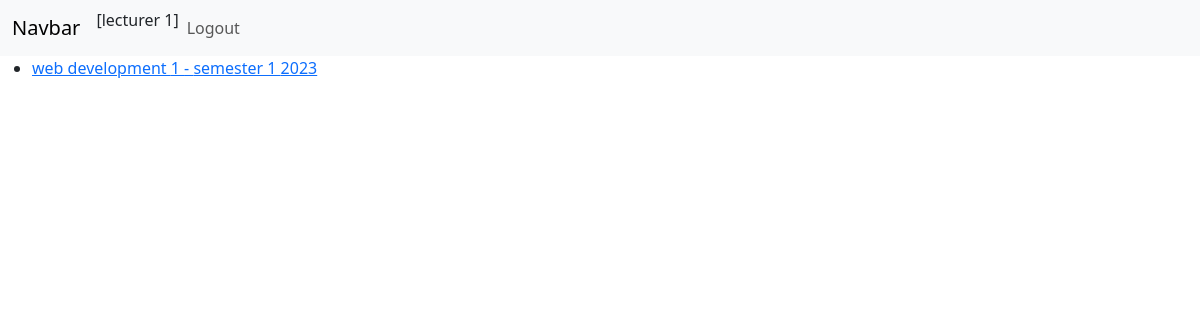
Before: /lecturers/classes (signed in) with the older database file.
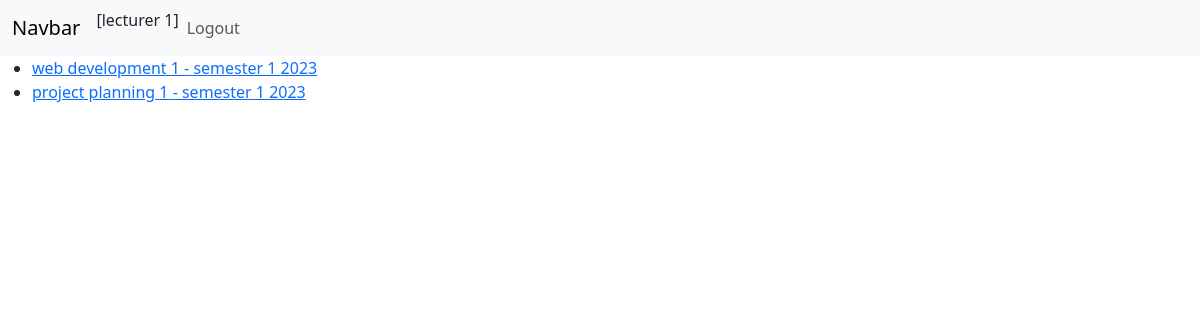
After: the same page with the newer database file.
### attendance/models.py (models this page shows, shortened)
class Class(models.Model):
    number = models.CharField(max_length=255)
    course = models.ForeignKey(Course, on_delete=models.CASCADE, related_name='classes')
    enrollments = models.ManyToManyField(Enrollment, null=True, blank=True)
    lecturer = models.ForeignKey(Lecturer, null=True, blank=True, on_delete=models.CASCADE)

class Course(models.Model):
    semester = models.ForeignKey(Semester, on_delete=models.CASCADE, related_name='courses')
    code = models.CharField(max_length=255)
    name = models.CharField(max_length=255)

class Semester(models.Model):
    semester = models.CharField(max_length=255)
    year = models.CharField(max_length=255)

### attendance/views.py (the view)
# urls.py: path("lecturers/classes", classlist_lecturer, name="classlist_lecturer"),
def classlist_lecturer(request):
    lecturer_username = request.user.username
    classes_by_lecturer = Class.objects.filter(lecturer__lecturerInfo__username=lecturer_username)
    return render(request, 'classlist_lecturer.html', {'classes_by_lecturer': classes_by_lecturer})

### attendance/templates/classlist_lecturer.html (shortened to what this page needs)
{%  extends "base.html" %}
{%  block content %}
    {% if user.is_authenticated %}
        <ul>
        {% for class in classes_by_lecturer %}
            <li>
                <a href="{% url 'detail_class_lecturer' class.id %}">{{ class.course.name }} {{ class.number }} - {{ class.course.semester.semester }} {{ class.course.semester.year }}</a>
            </li>
        {% endfor %}
        </ul>
    {% endif %}
{%  endblock %}

Changed rows visible on the page:
added Class: course.name "project planning", number "1", course.semester.semester "semester 1", course.semester.year "2023"
